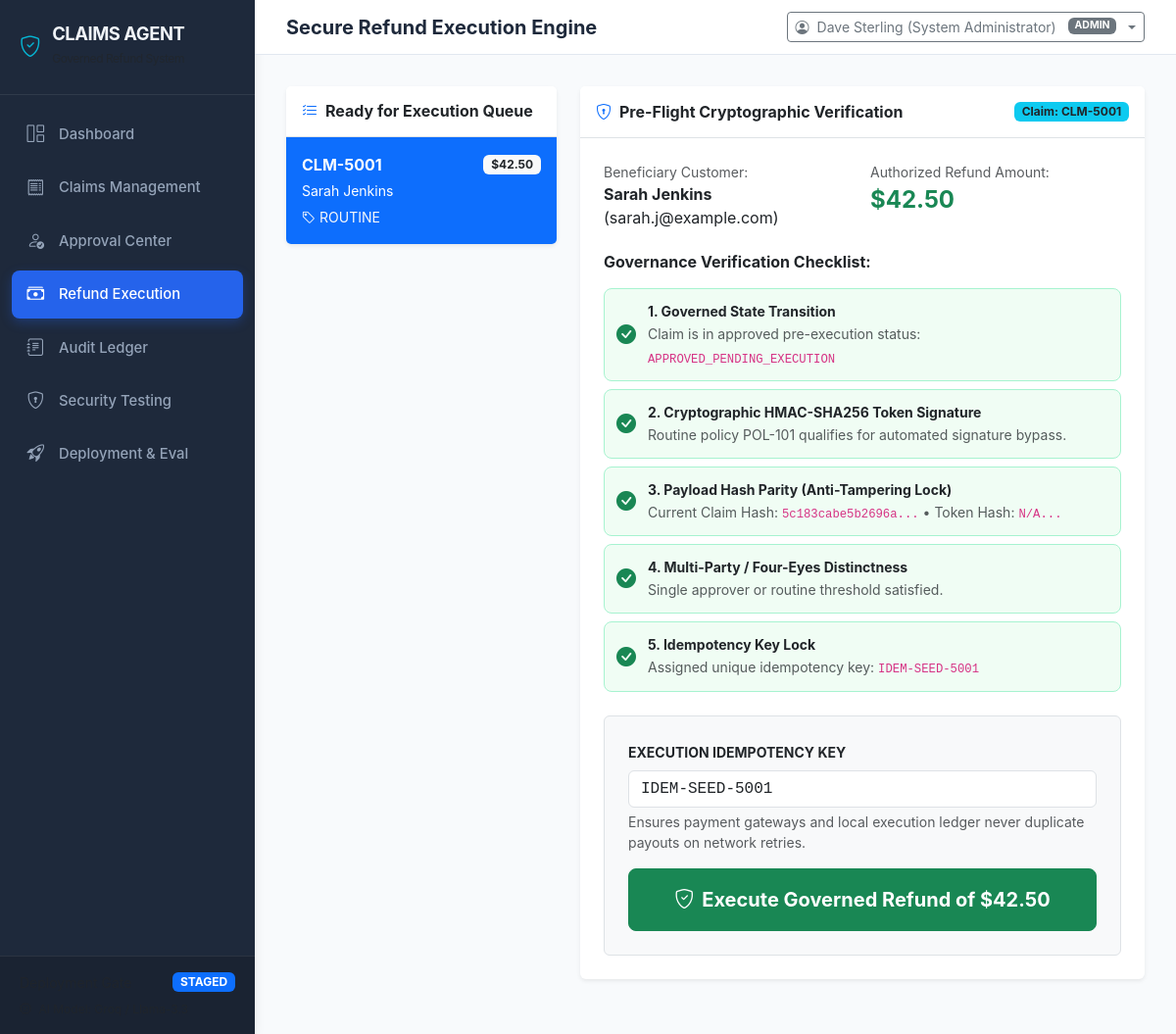
Screenshot of /execution with the database file from the repository.
### tables this page shows
CREATE TABLE claims (
        id TEXT PRIMARY KEY,
        customer_id TEXT NOT NULL,
        transaction_id TEXT NOT NULL,
        amount REAL NOT NULL,
        reason TEXT NOT NULL,
        description TEXT NOT NULL,
        status TEXT NOT NULL,
        risk_category TEXT NOT NULL,
        policy_clause_id TEXT,
        policy_clause_text TEXT,
        payload_hash TEXT NOT NULL,
        idempotency_key TEXT UNIQUE,
        ai_analysis_id INTEGER,
        created_at TEXT NOT NULL,
        updated_at TEXT NOT NULL,
        FOREIGN KEY (customer_id) REFERENCES customers(id),
        FOREIGN KEY (transaction_id) REFERENCES transactions(id)
    );

CREATE TABLE customers (
        id TEXT PRIMARY KEY,
        name TEXT NOT NULL,
        email TEXT NOT NULL,
        account_age_days INTEGER NOT NULL,
        risk_score REAL NOT NULL,
        total_orders INTEGER NOT NULL,
        total_refunds_count INTEGER NOT NULL,
        total_refunds_amount REAL NOT NULL,
        is_flagged INTEGER DEFAULT 0,
        notes TEXT,
        created_at TEXT NOT NULL
    );

### server/routes.py (the view, shortened to what this page needs)
@main_bp.route("/execution")
@main_bp.route("/execution/<claim_id>")
def execution_page(claim_id=None):
    claims = claim_service.get_all_claims()
    ready_claims = [c for c in claims if c["status"] == "APPROVED_PENDING_EXECUTION"]
    selected_claim = None
    if claim_id:
        selected_claim = claim_service.get_claim_by_id(claim_id)
    elif ready_claims:
        selected_claim = claim_service.get_claim_by_id(ready_claims[0]["id"])
    token_status = None
    return render_template(
        "execution.html",
        ready_claims=ready_claims,
        selected_claim=selected_claim,
        token_status=token_status
    )

### eval/deployment.py (called while the page is built, shortened)
def get_deployment_status() -> Dict[str, Any]:
    conn = get_db_connection()
    cursor = conn.cursor()
    cursor.execute("SELECT * FROM deployment_state WHERE id = 1")
    row = cursor.fetchone()
    conn.close()
    return dict(row)

### server/auth.py (called while the page is built, shortened)
def get_current_user_from_request():
    token = None
    auth_header = request.headers.get("Authorization")
    if auth_header and auth_header.startswith("Bearer "):
        token = auth_header.split(" ")[1]
    if not token and "jwt_token" in request.cookies:
        token = request.cookies.get("jwt_token")
    if not token:
        demo_user = request.cookies.get("demo_active_user")
        return None

### server/database.py (called while the page is built)
def get_db_connection():
    os.makedirs(DB_DIR, exist_ok=True)
    conn = sqlite3.connect(DB_PATH)
    conn.row_factory = sqlite3.Row
    conn.execute("PRAGMA foreign_keys = ON;")
    return conn

### server/routes.py (called while the page is built)
@main_bp.context_processor
def inject_globals():
    user = get_current_user_from_request()
    if not user:
        user = {
            "id": 4,
            "username": "admin_dave",
            "role": "ADMIN",
            "full_name": "Dave Sterling (System Administrator)"
        }
    status = get_deployment_status()
    return {"current_user": user, "deployment_status": status}

### templates/execution.html (shortened to what this page needs)
{% extends "base.html" %}
{% block page_title %}Secure Refund Execution Engine{% endblock %}
{% block content %}
<div class="row g-4">
    <div class="col-lg-4">
        <div class="card shadow-sm border-0 mb-4">
            <div class="card-header bg-white border-bottom py-3">
                <h6 class="mb-0 fw-bold"><i class="bi bi-list-check me-2 text-primary"></i>Ready for Execution Queue</h6>
            </div>
            <div class="list-group list-group-flush">
                {% for rc in ready_claims %}
                <a href="/execution/{{ rc.id }}" class="list-group-item list-group-item-action p-3 {% if selected_claim and selected_claim.id == rc.id %}active{% endif %}">
                    <div class="d-flex w-100 justify-content-between align-items-center mb-1">
                        <strong class="fs-6">{{ rc.id }}</strong>
                        <span class="badge {% if selected_claim and selected_claim.id == rc.id %}bg-light text-dark{% else %}bg-primary{% endif %}">
                            ${{ "%.2f"|format(rc.amount) }}
                        </span>
                    </div>
                    <div class="small mb-1">{{ rc.customer_name }}</div>
                    <small class="{% if selected_claim and selected_claim.id == rc.id %}text-light{% else %}text-muted{% endif %}">
                        <i class="bi bi-tag me-1"></i>{{ rc.risk_category }}
                    </small>
                </a>
                {% else %}
                <div class="p-4 text-center text-muted small">
                    <i class="bi bi-inbox fs-2 d-block mb-2"></i>
                    No approved claims currently awaiting execution.
                </div>
                {% endfor %}
            </div>
        </div>
    </div>
    <div class="col-lg-8">
        {% if selected_claim %}
        <div class="card shadow-sm border-0 mb-4">
            <div class="card-header bg-white border-bottom py-3 d-flex justify-content-between align-items-center">
                <h6 class="mb-0 fw-bold"><i class="bi bi-shield-lock me-2 text-primary"></i>Pre-Flight Cryptographic Verification</h6>
                <span class="badge bg-info text-dark">Claim: {{ selected_claim.id }}</span>
            </div>
            <div class="card-body p-4">
                <div class="row g-3 mb-4">
                    <div class="col-md-6">
                        <span class="text-muted small d-block">Beneficiary Customer:</span>
                        <strong>{{ selected_claim.customer_name }}</strong> ({{ selected_claim.customer_email }})
                    </div>
                    <div class="col-md-6">
                        <span class="text-muted small d-block">Authorized Refund Amount:</span>
                        <strong class="fs-4 text-success">${{ "%.2f"|format(selected_claim.amount) }}</strong>
                    </div>
                </div>
                <h6 class="fw-bold mb-3">Governance Verification Checklist:</h6>
                <div class="check-step {% if selected_claim.status == 'APPROVED_PENDING_EXECUTION' %}pass{% else %}fail{% endif %}">
                    <i class="bi {% if selected_claim.status == 'APPROVED_PENDING_EXECUTION' %}bi-check-circle-fill text-success{% else %}bi-x-circle-fill text-danger{% endif %} fs-5"></i>
                    <div class="flex-grow-1">
                        <strong class="d-block small">1. Governed State Transition</strong>
                        <span class="text-muted small">Claim is in approved pre-execution status: <code>{{ selected_claim.status }}</code></span>
                    </div>
                </div>
                <div class="check-step {% if selected_claim.risk_category == 'ROUTINE' or (token_status and token_status.valid) %}pass{% else %}fail{% endif %}">
                    <i class="bi {% if selected_claim.risk_category == 'ROUTINE' or (token_status and token_status.valid) %}bi-check-circle-fill text-success{% else %}bi-x-circle-fill text-danger{% endif %} fs-5"></i>
                    <div class="flex-grow-1">
                        <strong class="d-block small">2. Cryptographic HMAC-SHA256 Token Signature</strong>
                        <span class="text-muted small">
                            {% if selected_claim.risk_category == 'ROUTINE' %}
                                Routine policy POL-101 qualifies for automated signature bypass.
                            {% elif token_status and token_status.valid %}
                                Verified constant-time HMAC signature matches authorization secret key.
                            {% else %}
                                Signature invalid or token not found: {{ token_status.reason if token_status else 'No Token' }}
                            {% endif %}
                        </span>
                    </div>
                </div>
                <div class="check-step {% if token_status and token_status.valid %}pass{% elif selected_claim.risk_category == 'ROUTINE' %}pass{% else %}fail{% endif %}">
                    <i class="bi {% if token_status and token_status.valid or selected_claim.risk_category == 'ROUTINE' %}bi-check-circle-fill text-success{% else %}bi-x-circle-fill text-danger{% endif %} fs-5"></i>
                    <div class="flex-grow-1">
                        <strong class="d-block small">3. Payload Hash Parity (Anti-Tampering Lock)</strong>
                        <span class="text-muted small">
                            Current Claim Hash: <code class="small">{{ selected_claim.payload_hash[:16] }}...</code> &bull;
                            Token Hash: <code class="small">{{ token_status.payload.payload_hash[:16] if token_status and token_status.payload else 'N/A' }}...</code>
                        </span>
                    </div>
                </div>
                <div class="check-step {% if selected_claim.risk_category != 'FOUR_EYES' or (selected_claim.approvals|length >= 2 and selected_claim.approvals[0].approver_username != selected_claim.approvals[1].approver_username) %}pass{% else %}fail{% endif %}">
                    <i class="bi bi-check-circle-fill text-success fs-5"></i>
                    <div class="flex-grow-1">
                        <strong class="d-block small">4. Multi-Party / Four-Eyes Distinctness</strong>
                        <span class="text-muted small">
                            {% if selected_claim.risk_category == 'FOUR_EYES' %}
                                Dual approvers verified distinct: <code>{{ selected_claim.approvals[0].approver_username if selected_claim.approvals else '' }}</code> &amp; <code>{{ selected_claim.approvals[1].approver_username if selected_claim.approvals|length > 1 else '' }}</code>.
                            {% else %}
                                Single approver or routine threshold satisfied.
                            {% endif %}
                        </span>
                    </div>
                </div>
                <div class="check-step pass">
                    <i class="bi bi-check-circle-fill text-success fs-5"></i>
                    <div class="flex-grow-1">
                        <strong class="d-block small">5. Idempotency Key Lock</strong>
                        <span class="text-muted small">Assigned unique idempotency key: <code>{{ selected_claim.idempotency_key }}</code></span>
                    </div>
                </div>
                <div class="p-4 bg-light rounded border mt-4">
                    <div class="mb-3">
                        <label class="form-label fw-bold small text-uppercase">Execution Idempotency Key</label>
                        <input type="text" id="idempotencyKeyInput" class="form-control font-monospace" value="{{ selected_claim.idempotency_key }}">
                        <div class="form-text small">Ensures payment gateways and local execution ledger never duplicate payouts on network retries.</div>
                    </div>
                    {% if selected_claim.status == 'APPROVED_PENDING_EXECUTION' %}
                        <button id="executeRefundBtn" class="btn btn-success btn-lg w-100 py-3 fw-bold" onclick="executeRefundAction('{{ selected_claim.id }}')">
                            <i class="bi bi-shield-check me-2"></i>Execute Governed Refund of ${{ "%.2f"|format(selected_claim.amount) }}
                        </button>
                    {% else %}
                        <button class="btn btn-secondary btn-lg w-100 py-3 disabled" disabled>
                            <i class="bi bi-lock me-2"></i>Execution Blocked: Requires Governed Approval
                        </button>
                    {% endif %}
                </div>
            </div>
        </div>
        {% else %}
        <div class="card shadow-sm border-0 p-5 text-center text-muted">
            <i class="bi bi-shield-shaded fs-1 d-block mb-3 text-primary"></i>
            <h5>No Claim Selected</h5>
            <p>Select an approved refund claim from the left queue to verify cryptographic parameters and execute disbursement.</p>
        </div>
        {% endif %}
    </div>
</div>
{% endblock %}

### static/css/style.css (style rules this page uses)
:root { --primary-color: #2563eb; --primary-hover: #1d4ed8; --secondary-color: #475569; --accent-color: #06b6d4; --success-color: #10b981; --warning-color: #f59e0b; --danger-color: #ef4444; --dark-bg: #0f172a; --sidebar-bg: #1e293b; --card-bg: #ffffff; --border-color: #e2e8f0; --text-primary: #1e293b; --text-muted: #64748b; --font-family: -apple-system, BlinkMacSystemFont, "Segoe UI", Roboto, Helvetica, Arial, sans-serif; }
body { font-family: var(--font-family); background-color: #f8fafc; color: var(--text-primary); overflow-x: hidden; }
.check-step { display: flex; align-items: center; gap: 0.75rem; padding: 0.75rem; background: #f8fafc; border: 1px solid #e2e8f0; border-radius: 8px; margin-bottom: 0.5rem; }
.check-step.pass { border-color: #a7f3d0; background: #f0fdf4; }

### rows the page displays
claims: id "CLM-5001", amount "42.50", customer_name "Sarah Jenkins", risk_category "ROUTINE", status "APPROVED_PENDING_EXECUTION", payload_hash "5c183cabe5b2696a", idempotency_key "IDEM-SEED-5001"
customers: customer_name "Sarah Jenkins", customer_email "sarah.j@example.com"

### other values shown
{{ current_user.full_name }} "Dave Sterling (System Administrator)"
{{ current_user.role }} "ADMIN"
